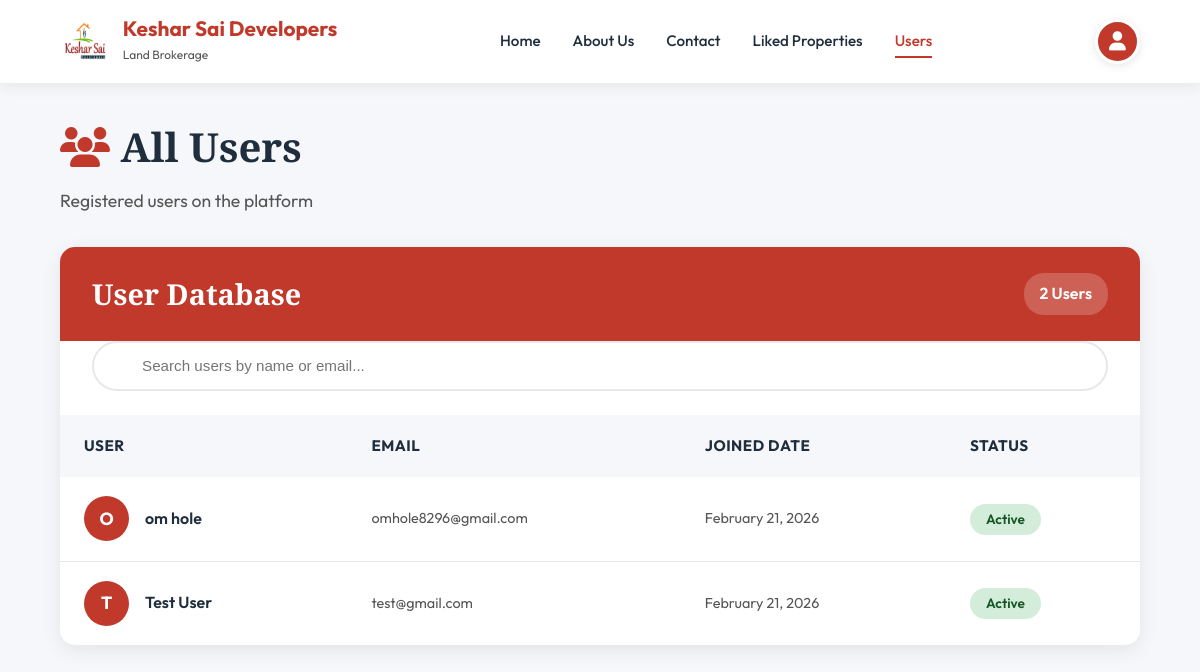
Screenshot of /users (signed in) with the database file from the repository.
### app.py (models this page shows, shortened)
class User(UserMixin, db.Model):
    id = db.Column(db.Integer, primary_key=True)
    name = db.Column(db.String(100), nullable=False)
    email = db.Column(db.String(120), unique=True, nullable=False)
    password = db.Column(db.String(200), nullable=False)
    created_at = db.Column(db.DateTime, default=datetime.utcnow)

### app.py (the view)
@app.route('/users')
@login_required
def users_list():
    all_users = User.query.order_by(User.created_at.desc()).all()
    return render_template('users.html', users=all_users)

### app.py (called while the page is built)
@login_manager.user_loader
def load_user(user_id):
    return User.query.get(int(user_id))

### templates/users.html (shortened to what this page needs)
<!DOCTYPE html>
<html lang="en">
<head>
    <link rel="stylesheet" href="https://cdnjs.cloudflare.com/ajax/libs/font-awesome/6.5.0/css/all.min.css">
    <link rel="stylesheet" href="{{ url_for('static', filename='css/style.css') }}">
</head>
<body>
    <nav class="navbar">
        <div class="navbar-container">
            <div class="logo">
                <img src="{{ url_for('static', filename='uploads/keshar_sai_logo.png') }}" alt="Logo" onerror="this.src='https://via.placeholder.com/50x50/c0392b/ffffff?text=KS'">
                <div class="logo-text">
                    <h3>Keshar Sai Developers</h3>
                    <span>Land Brokerage</span>
                </div>
            </div>
            <ul class="nav-tabs">
                <li><a href="{{ url_for('dashboard') }}">Home</a></li>
                <li><a href="{{ url_for('about') }}">About Us</a></li>
                <li><a href="{{ url_for('contact') }}">Contact</a></li>
                <li><a href="{{ url_for('liked_properties') }}">Liked Properties</a></li>
                <li><a href="{{ url_for('users_list') }}" class="active">Users</a></li>
            </ul>
            <div class="profile-menu">
                <div class="profile-icon" onclick="toggleDropdown()">
                    <i class="fas fa-user"></i>
                </div>
            </div>
        </div>
    </nav>
    <div class="container">
        <div style="margin-bottom: 2rem;">
            <h1 style="font-family: 'Playfair Display', serif; font-size: 2.5rem; color: var(--dark-text); margin-bottom: 0.5rem;">
                <i class="fas fa-users" style="color: var(--primary-red);"></i> All Users
            </h1>
            <p style="color: var(--medium-gray); font-size: 1.1rem;">Registered users on the platform</p>
        </div>
        <div class="table-container">
            <div class="table-header">
                <h2>User Database</h2>
                <span class="user-count">{{ users|length }} Users</span>
            </div>
            <div class="search-bar">
                <div class="search-wrapper">
                    <input type="text" id="userSearch" class="search-input" placeholder="Search users by name or email...">
                </div>
            </div>
            <table id="usersTable">
                <thead>
                    <tr>
                        <th>User</th>
                        <th>Email</th>
                        <th>Joined Date</th>
                        <th>Status</th>
                    </tr>
                </thead>
                <tbody>
                    {% for user in users %}
                    <tr>
                        <td>
                            <div class="user-info">
                                <div class="user-avatar">
                                    {{ user.name[0].upper() }}
                                </div>
                                <div class="user-details">
                                    <span class="user-name">{{ user.name }}</span>
                                </div>
                            </div>
                        </td>
                        <td class="user-email">{{ user.email }}</td>
                        <td class="date-text">{{ user.created_at.strftime('%B %d, %Y') }}</td>
                        <td>
                            <span class="status-badge status-active">Active</span>
                        </td>
                    </tr>
                    {% endfor %}
                </tbody>
            </table>
        </div>
    </div>
</body>
</html>

### static/css/style.css (style rules this page uses)
:root { --primary-red: #c0392b; --dark-red: #a93226; --forest-green: #2d5016; --cream: #fdf8f3; --light-gray: #f5f7fa; --dark-text: #1f2d3d; --medium-gray: #555; --border-color: #e8e8e8; }
* { margin: 0; padding: 0; box-sizing: border-box; }
body { font-family: 'Outfit', sans-serif; background: var(--light-gray); color: var(--dark-text); line-height: 1.6; }
.navbar { background: white; padding: 1rem 5%; box-shadow: 0 2px 15px rgba(0, 0, 0, 0.08); position: sticky; top: 0; z-index: 1000; }
.navbar-container { max-width: 1400px; margin: 0 auto; display: flex; justify-content: space-between; align-items: center; gap: 2rem; }
.logo { display: flex; align-items: center; gap: 0.8rem; flex-shrink: 0; }
.logo img { height: 50px; width: 50px; border-radius: 8px; }
.logo-text h3 { font-size: 1.3rem; font-weight: 700; color: var(--primary-red); line-height: 1.2; }
.logo-text span { font-size: 0.75rem; color: var(--medium-gray); }
.nav-tabs { display: flex; gap: 2rem; list-style: none; }
.nav-tabs a { text-decoration: none; color: var(--dark-text); font-weight: 500; font-size: 0.95rem; padding: 0.5rem 0; position: relative; transition: color 0.3s; }
.nav-tabs a::after { content: ''; position: absolute; bottom: 0; left: 0; width: 0; height: 2px; background: var(--primary-red); transition: width 0.3s; }
.nav-tabs a:hover, .nav-tabs a.active { color: var(--primary-red); }
.nav-tabs a:hover::after, .nav-tabs a.active::after { width: 100%; }
.profile-menu { position: relative; }
.profile-icon { width: 45px; height: 45px; border-radius: 50%; background: var(--primary-red); color: white; display: flex; align-items: center; justify-content: center; font-size: 1.2rem; cursor: pointer; transition: all 0.3s; border: 3px solid white; box-shadow: 0 2px 10px rgba(0, 0, 0, 0.1); }
.container { max-width: 1400px; margin: 0 auto; padding: 2rem 5%; }

### templates/users.html (style rules this page uses)
.table-container { background: white; border-radius: 15px; box-shadow: 0 5px 20px rgba(0, 0, 0, 0.08); overflow: hidden; margin-top: 2rem; }
.table-header { background: var(--primary-red); color: white; padding: 1.5rem 2rem; display: flex; justify-content: space-between; align-items: center; }
.table-header h2 { font-family: 'Playfair Display', serif; font-size: 1.8rem; margin: 0; }
.user-count { background: rgba(255, 255, 255, 0.2); padding: 0.5rem 1rem; border-radius: 20px; font-weight: 600; }
table { width: 100%; border-collapse: collapse; }
thead { background: var(--light-gray); }
th { padding: 1.2rem 1.5rem; text-align: left; font-weight: 700; color: var(--dark-text); font-size: 0.95rem; text-transform: uppercase; letter-spacing: 0.5px; }
tbody tr { border-bottom: 1px solid var(--border-color); transition: all 0.3s; }
tbody tr:last-child { border-bottom: none; }
td { padding: 1.2rem 1.5rem; color: var(--medium-gray); }
.user-info { display: flex; align-items: center; gap: 1rem; }
.user-avatar { width: 45px; height: 45px; border-radius: 50%; background: var(--primary-red); color: white; display: flex; align-items: center; justify-content: center; font-weight: 700; font-size: 1.1rem; }
.user-details { display: flex; flex-direction: column; }
.user-name { font-weight: 600; color: var(--dark-text); font-size: 1rem; }
.user-email { font-size: 0.9rem; color: var(--medium-gray); }
.status-badge { padding: 0.4rem 1rem; border-radius: 20px; font-size: 0.85rem; font-weight: 600; }
.status-active { background: #d4edda; color: #155724; }
.date-text { font-size: 0.9rem; }
.search-bar { padding: 0 2rem 1.5rem; background: white; }
.search-input { width: 100%; padding: 0.9rem 1.2rem 0.9rem 3rem; border: 2px solid var(--border-color); border-radius: 25px; font-size: 0.95rem; transition: all 0.3s; position: relative; }
.search-wrapper { position: relative; }

### rows the page displays
User: name "O", name "om hole", email "omhole8296@gmail.com", created_at "February 21, 2026"
User: name "T", name "Test User", email "test@gmail.com", created_at "February 21, 2026"

### other values shown
{{ users|length }} "2"
